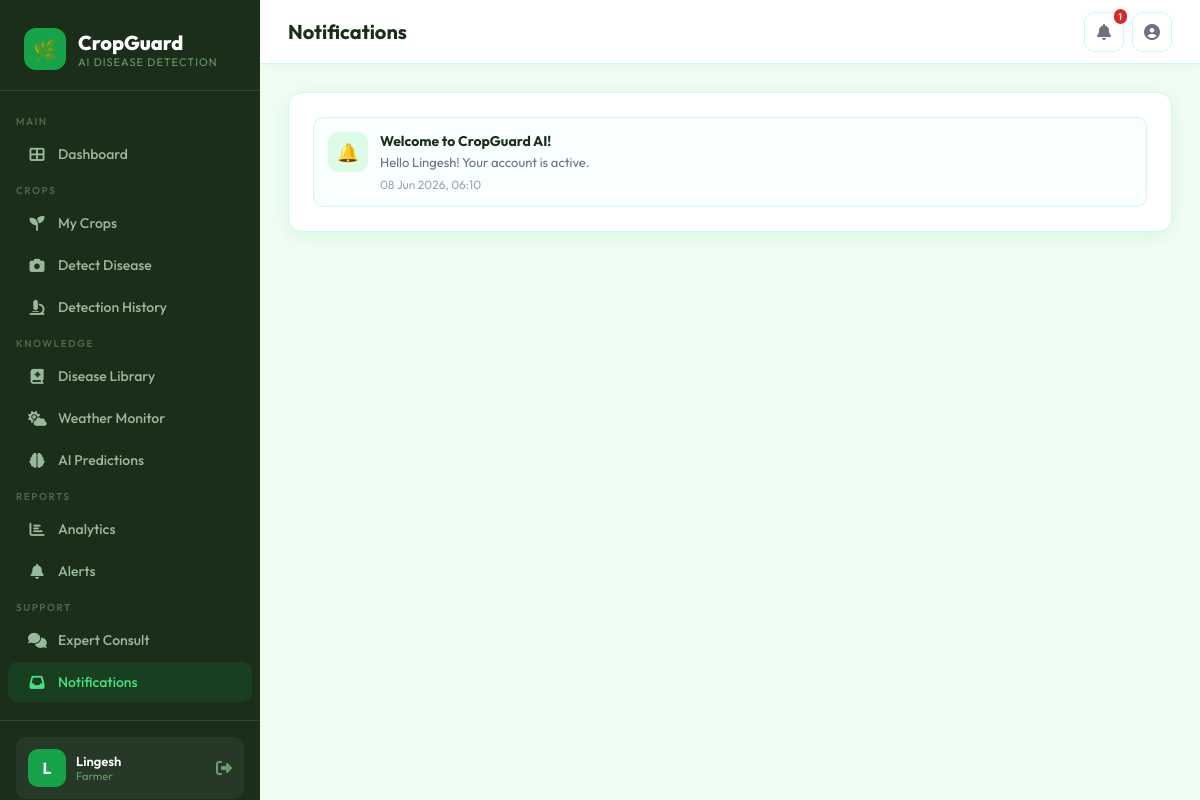
The app's page /notifications (signed in) with its own data.
### tables this page shows
CREATE TABLE notifications (
        id INTEGER PRIMARY KEY AUTOINCREMENT,
        user_id INTEGER,
        title TEXT,
        message TEXT,
        notif_type TEXT DEFAULT 'system',
        is_read INTEGER DEFAULT 0,
        created_at TEXT DEFAULT (datetime('now'))
    );

### app.py (the view)
@app.route('/notifications')
@login_required
def notifications():
    db = get_db()
    all_n = db.execute("SELECT * FROM notifications WHERE user_id=? ORDER BY created_at DESC",
                        (session['user_id'],)).fetchall()
    db.execute("UPDATE notifications SET is_read=1 WHERE user_id=?", (session['user_id'],))
    db.commit(); db.close()
    return render_template('notifications.html', notifications=all_n)

### app.py (called while the page is built)
def format_datetime(value, fmt='%d %b %Y, %H:%M'):
    if not value:
        return '—'
    if isinstance(value, str):
        for pattern in ('%Y-%m-%d %H:%M:%S', '%Y-%m-%d %H:%M:%S.%f', '%Y-%m-%dT%H:%M:%S', '%Y-%m-%d'):
            try:
                return datetime.strptime(value[:len(pattern)+2], pattern).strftime(fmt)
            except ValueError:
                try:
                    return datetime.strptime(value[:19], pattern).strftime(fmt)
                except:
                    continue
        return value
    if hasattr(value, 'strftime'):
        return value.strftime(fmt)
    return str(value)

def get_db():
    db = sqlite3.connect(app.config['DATABASE'])
    db.row_factory = sqlite3.Row
    return db

def login_required(f):
    @wraps(f)
    def decorated(*args, **kwargs):
        if 'user_id' not in session:
            return redirect(url_for('login'))
        return f(*args, **kwargs)
    return decorated

### templates/notifications.html (shortened to what this page needs)
{% extends "base.html" %}
{% block page_title %}Notifications{% endblock %}
{% block content %}
<div class="card">
  {% if notifications %}
  <div style="display:flex;flex-direction:column;gap:8px;">
    {% for n in notifications %}
    <div style="display:flex;gap:12px;padding:14px;border-radius:10px;background:#f9fffe;border:1px solid #d1fae5;">
      <div style="width:40px;height:40px;border-radius:10px;background:#dcfce7;display:flex;align-items:center;justify-content:center;font-size:18px;flex-shrink:0;">
        {% if n.notif_type=='system' %}🔔{% elif n.notif_type=='expert' %}👨‍🌾{% else %}📢{% endif %}
      </div>
      <div style="flex:1;">
        <div style="font-size:14px;font-weight:700;margin-bottom:3px;">{{ n.title }}</div>
        <div style="font-size:13px;color:#6b7280;line-height:1.5;">{{ n.message }}</div>
        <div style="font-size:12px;color:#9ca3af;margin-top:4px;">{{ n.created_at|fdt }}</div>
      </div>
    </div>
    {% endfor %}
  </div>
  {% else %}
  <div class="empty-state">
    <i class="fas fa-inbox"></i>
    <h3>No Notifications</h3>
    <p>You have no notifications yet.</p>
  </div>
  {% endif %}
</div>
{% endblock %}

### templates/base.html (style rules this page uses)
:root { --primary: #16a34a; --primary-dark: #15803d; --primary-light: #bbf7d0; --accent: #f59e0b; --danger: #dc2626; --warning: #f59e0b; --info: #3b82f6; --bg: #f0fdf4; --surface: #ffffff; --border: #d1fae5; --text: #1a2e1a; --text-muted: #6b7280; --sidebar-w: 260px; --radius: 14px; --shadow: 0 4px 20px rgba(22,163,74,0.10); }
* { margin: 0; padding: 0; box-sizing: border-box; }
body { font-family: 'Outfit', sans-serif; background: var(--bg); color: var(--text); min-height: 100vh; }
.card { background: white; border-radius: var(--radius); padding: 24px; box-shadow: var(--shadow); border: 1px solid var(--border); }

### records on screen
notifications: title "Welcome to CropGuard AI!", message "Hello Lingesh! Your account is active.", created_at|fdt "08 Jun 2026, 06:10"

### other values on screen
{{ session.get('full_name', 'U')[0].upper() }} "L"
{{ session.get('full_name', session.get('username')) }} "Lingesh"
{{ session.get('role', 'farmer') }} "Farmer"
